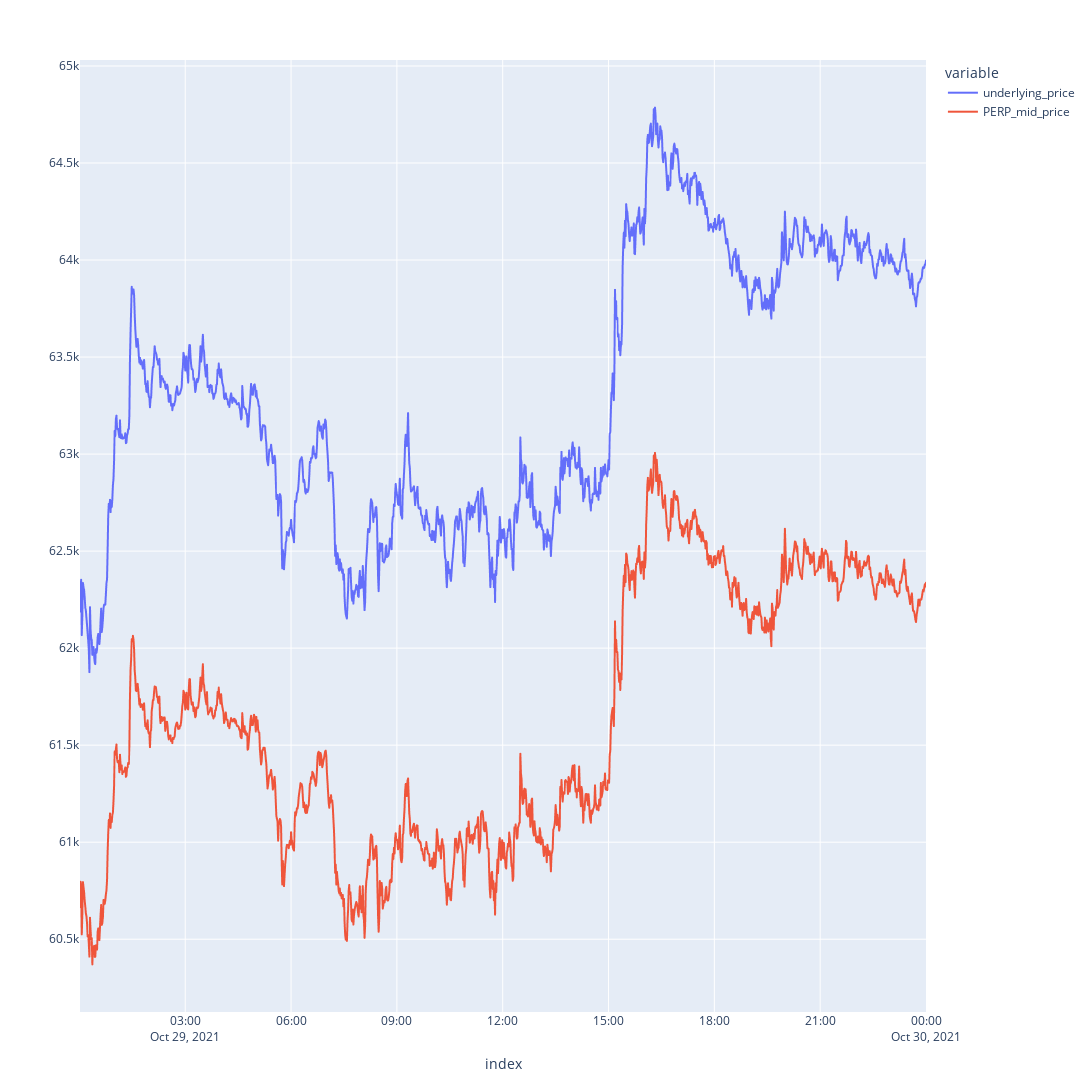

Notebook code for this chart:
### Code cell
fig2 = px.line(df_underlying, x="index", y=['underlying_price','PERP_mid_price'], width=1500, height=1200, )
fig2.update_traces(yaxis="y2")
#fig2.update_yaxes(range=[60000, 80000])

### Figure 1 — Plotly figure (JSON) as saved in the notebook; plotly's stock layout.template omitted (floating-point values rounded to 4 significant figures; data arrays with more than 128 entries replaced by an {"elided": "..."} marker saying what was removed)
{"data": [{"hovertemplate": "variable=underlying_price<br>index=%{x}<br>value=%{y}<extra></extra>", "legendgroup": "underlying_price", "line": {"color": "#636efa", "dash": "solid"}, "marker": {"symbol": "circle"}, "mode": "lines", "name": "underlying_price", "showlegend": true, "type": "scattergl", "x": {"elided": "1440 str values"}, "xaxis": "x", "y": {"elided": "1440 float values"}, "yaxis": "y2"}, {"hovertemplate": "variable=PERP_mid_price<br>index=%{x}<br>value=%{y}<extra></extra>", "legendgroup": "PERP_mid_price", "line": {"color": "#EF553B", "dash": "solid"}, "marker": {"symbol": "circle"}, "mode": "lines", "name": "PERP_mid_price", "showlegend": true, "type": "scattergl", "x": {"elided": "1440 str values"}, "xaxis": "x", "y": {"elided": "1440 float values"}, "yaxis": "y2"}], "layout": {"height": 1200, "legend": {"title": {"text": "variable"}, "tracegroupgap": 0}, "margin": {"t": 60}, "width": 1500, "xaxis": {"anchor": "y", "autorange": true, "domain": [0, 1], "range": ["2021-10-29 00:01", "2021-10-30"], "title": {"text": "index"}, "type": "date"}, "yaxis": {"anchor": "x", "domain": [0, 1], "title": {"text": "value"}}, "yaxis2": {"autorange": true, "range": [60120.0, 65030.0], "type": "linear"}}}
